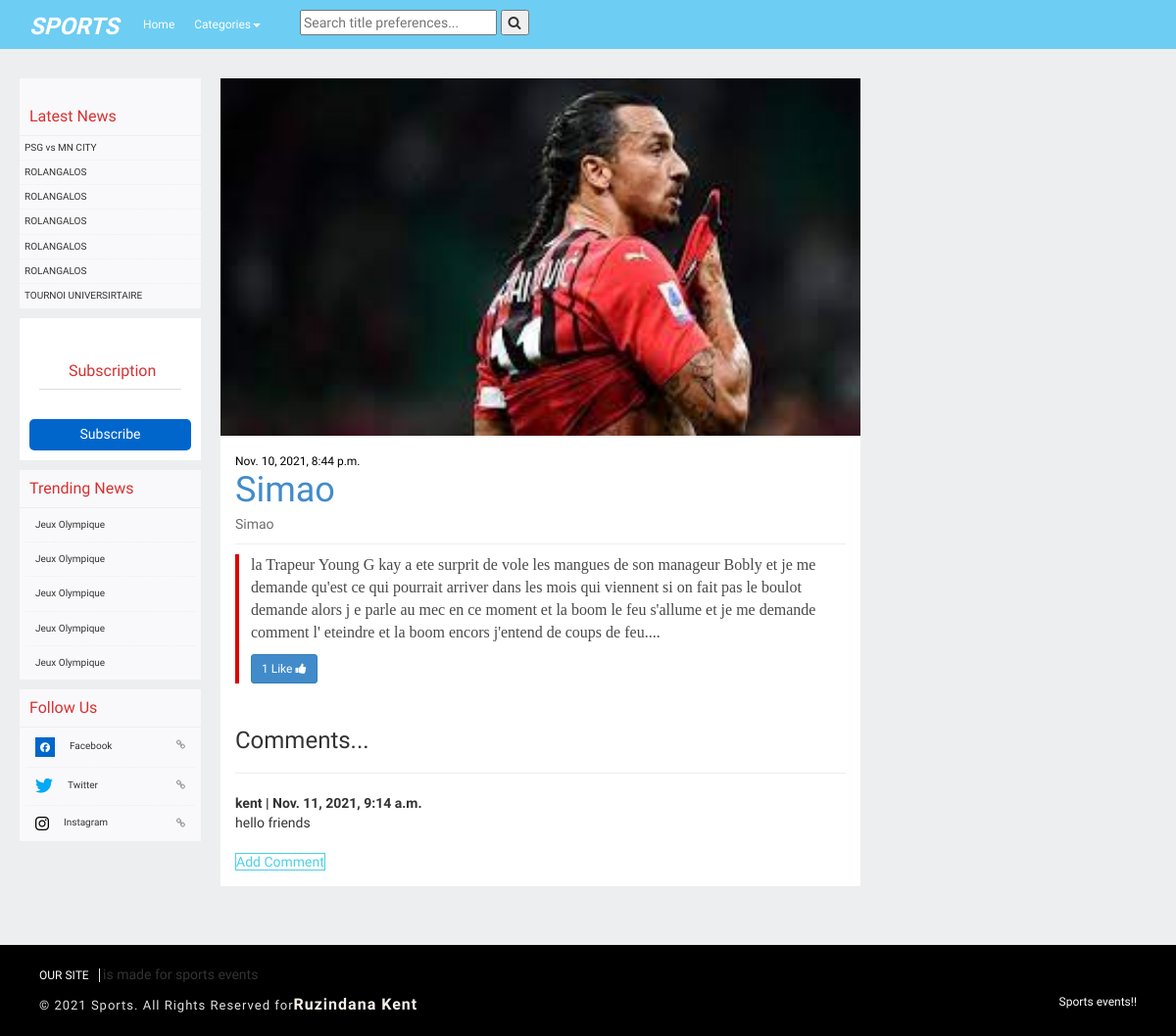
The app's page /post/4 with its own data.
### Sportapp/models.py (models this page shows, shortened)
class Post(models.Model):
    title = models.CharField(max_length=200, unique=True)
    subtitle = models.CharField(max_length=500, unique=True)
    slug = models.SlugField(max_length=200, unique=True)
    category = models.ForeignKey(Category, on_delete=PROTECT, default=1)
    author = models.ForeignKey(User, on_delete= models.CASCADE,related_name='blog_posts')
    updated_on = models.DateTimeField(auto_now= True)
    post_image = models.ImageField(upload_to='images/', blank= True,  default='images/default.png')
    content = models.TextField()
    created_on = models.DateTimeField(auto_now_add=True)
    status = models.IntegerField(choices=STATUS, default=0)
    likes = models.ManyToManyField(User, related_name='posts_likes')
    def total_likes(self):
        return self.likes.count()
    class Meta:
        ordering = ['-created_on']

class Comment(models.Model):
    post = models.ForeignKey(Post, related_name="comments", on_delete=CASCADE)
    name = models.CharField(max_length=100)
    email = models.EmailField(max_length=50)
    body = models.TextField()
    added_date = models.DateTimeField(auto_now_add=True )

### Sportapp/views.py (the view)
# urls.py: path('post/<int:pk>', PostDetailView.as_view(), name='post-detail'),
class PostDetailView(DetailView):
    model= Post
    template_name = 'detail.html'
    queryset = Post.objects.filter(status=1)
    def get_context_data(self,  *args, **kwargs):
        cat_menu = Category.objects.all()
        context = super(PostDetailView, self).get_context_data(**kwargs)
        post_like = get_object_or_404(Post, id=self.kwargs['pk'])
        total_likes = post_like.total_likes()
        context["cat_menu"] = cat_menu
        context["total_likes"] = total_likes
        return context

### Sportapp/views.py (called while the page is built)
def category_list(request):
    category_list = Category.objects.exclude(name='default')
    context = {
        'category_list': category_list,
    }
    return context

### Sportapp/Templates/detail.html (shortened to what this page needs)
{% extends "base.html" %}
{% block content %}
<div class="center clearfix">
   <div class="col-sm-2 space_all">
<div class="center_left clearfix">
   <br/>
   <div class="center_left_1">
      <br/>
     <h4 class="border_bottom_1">Latest News</h4>
     <p><a href="detail.html">PSG vs MN CITY</a></p>
     <p><a href="detail.html">ROLANGALOS</a></p>
     <p><a href="detail.html">ROLANGALOS</a></p>
     <p><a href="detail.html">ROLANGALOS</a></p>
     <p><a href="detail.html">ROLANGALOS</a></p>
     <p><a href="detail.html">ROLANGALOS</a></p>
     <p class="border_none_1"><a href="detail.html">TOURNOI UNIVERSIRTAIRE</a></p>
   </div>
   <div class="center_left_2">
     <h4>Subscription</h4>
     <p class="text-center p_1"><a href="detail.html">Subscribe</a></p>
   </div>
   <div class="center_left_3">
     <h4 class="border_bottom_1">Trending News</h4>
     <p><a href="detail.html">Jeux Olympique</a></p>
     <p><a href="detail.html">Jeux Olympique</a></p>
     <p><a href="detail.html">Jeux Olympique</a></p>
     <p><a href="detail.html">Jeux Olympique</a></p>
     <p class="border_none_1"><a href="detail.html">Jeux Olympique</a></p>
   </div>
   <div class="center_left_3">
     <h4 class="border_bottom_1">Follow Us</h4>
     <p>
     <a href="detail.html"><i class="fa fa-facebook tag_1"></i>Facebook</a>
     <a class="pull-right" href="detail.html"><i class="fa fa-link"></i></a>
     </p>
     <p>
     <a href="detail.html"><i class="fa fa-twitter tag_2"></i>Twitter</a>
     <a class="pull-right" href="detail.html"><i class="fa fa-link"></i></a>
     </p>
     <p class="border_none_1">
     <a href="detail.html"><i class="fa fa-instagram tag_3"></i>Instagram</a>
     <a class="pull-right" href="detail.html"><i class="fa fa-link"></i></a></p>
   </div>
  </div>
  </div>
  <br/>
<div class="col-sm-7">
   <div class="center_middle clearfix">
     <div class="center_middle_1">
          <img src="{{ post.post_image.url }}" alt="..." width="100%">
      </div>
      <div class="center_middle_2 clearfix">
         <p><a href="#"><span>{{ post.created_on }}</span></a></p>
         <h1><a href="#">{{ post.title}}</a></h1>
         <p class="p_1 border_bottom_1"><a href="#">{{ post.title }}</a></p>
         <div class="clear_1 clearfix">
            <p> {{ post.content }}<p>
         <form action="{% url 'like_post' post.pk %}"
             method = "POST">
            <button type="submit", name='post_id', value="{{ post.id }}", class="btn btn-primary btn-sm">{{ total_likes }} Like <i class="fa fa-thumbs-up"></i></button>
          </form>
         </div>
         <br/><br/>
         <div class="comments">
            <h3>Comments...</h3>
            <hr/>
            {% if not post.comments.all %}
                No comments yet...<a href="{% url 'Add_comment' post.pk %} " style="color: rgb(76, 208, 231);"> Add One</a>
            {% else %}
               {% for comment in post.comments.all %}
               <strong>
                  {{ comment.name}} | {{ comment.added_date }}
               </strong>
               <br />
                  {{ comment.body}}
               <br/> <br/>
               {% endfor %}
               <a href="{% url 'Add_comment' post.pk %} " style="color: rgb(76, 208, 231); border: 1px solid;">Add Comment</a>
            {% endif %}
         </div>
      </div>
 </div>
 <br/><br/><br/>
</div>
<br/><br/>
{% endblock %}

### Sportapp/Templates/base.html (shortened to what this page needs)
<!DOCTYPE html>
{% load static %}
<html lang="en">
	<head>
		<link href="{% static 'css/bootstrap.min.css' %}" rel="stylesheet">
		<link href="{% static 'css/style.css' %}" rel="stylesheet">
		 <link rel="stylesheet" type="text/css" href="css/font-awesome.min.css" />
		 <link rel="stylesheet" href="https://cdnjs.cloudflare.com/ajax/libs/font-awesome/4.7.0/css/font-awesome.min.css">
	</head>
<body>
<section id="header" class="cd-secondary-nav">
   <div class="container-fluid">
   <div class="row">
      <div class="col-md-12">
         <nav class="navbar navbar-default" role="navigation">
            <div class="navbar-header">
               <a class="navbar-brand" href="index.html"><span>SPORTS</span></a>
            </div>
            <div class="collapse navbar-collapse" id="bs-example-navbar-collapse-1">
               <ul class="nav navbar-nav nav_1">
                  <li><a class="pad_1" href="{% url 'home' %}">Home</a></li>
		          <li class="dropdown">
                <a class="pad_1" href="#" data-toggle="dropdown" role="button" aria-expanded="false">Categories<b class="caret"></b></a>
        </li>
			   </ul>
			   <div class="topnav">
          <div class="search-container">
            <form action= "{% url 'search-results' %}" method=POST>
              <input type="text" placeholder="Search title preferences..." name="search">
              <button type="submit"><i class="fa fa-search"></i></button>
            </form>
          </div>
			  </div>
            </div>
         </nav>
      </div>
   </div>
</div>
</section>
<section id="center">
  <div class="container">
      <div class="row">
{% block content %}
{% endblock %}
</div>
</div>
</section>
<section id="footer">
	<div class="container">
	  <div class="row">
		<div class="col-sm-7 footer_1">
		 <p class="p_4"> <a href="detail.html">OUR SITE</a> is made for sports events</p>
		  <p class="p_5">© 2021 Sports. All Rights Reserved for<a href="http://www.templateonweb.com">Ruzindana Kent</a></p>
		</div>
		<div class="col-sm-5 footer_2">
		 <p class="text-right">Sports events!!</p>
		</div>
	  </div>
	</div>
  </section>
   </body>
  </html>

### Sportapp/static/css/style.css (style rules this page uses)
body { background: #edeef0; font-family: 'Lustria', serif; overflow-y: auto ; }
.container { width:1250px; }
ul { padding:0; margin:0; list-style:none; }
p { padding:0; margin:0; }
h1 { padding:0; margin:0; }
h3 { padding:0; margin:0; }
h4 { padding:0; margin:0; }
.space_all { padding:0; }
.border_bottom_1 { border-bottom:1px solid #edeef0; }
.border_none_1 { border:none!important; }
.cd-secondary-nav { position: static; }
.navbar-default { border:none; background:none; margin-bottom:0; }
#header { background:rgb(109, 205, 243); }
#header .navbar-brand { font-size:30px; color:#fff; }
#header .navbar-brand span { font-style:oblique; font-size:24px; font-weight:bold; }
#header .pad_1 { font-size:14px; color: white; }
#center { margin-top:10px; }
.center_left_1 { background:#f9f9fb; }
.center_left_1 h4 { color:rgb(216, 49, 49); font-size:16px; font-weight:10px; padding:10px; }
.center_left_1 p { padding:10px 10px 10px 10px; font-size:12px; margin-left:6px; margin-right:6px; border-bottom:1px dotted #edeef0; }
.center_left_1 p a { color:#333; }
.center_left_2 { background:#fff; margin-top:10px; padding:15px 10px 10px 10px; }
.center_left_2 h4 { border-bottom: #dcdddf 1px solid; color: rgb(216, 49, 49); font-size: 16px; padding-bottom:10px; padding-left: 30px; margin: 30px 10px; }
.center_left_2 .p_1 { background:#06c; margin-top:10px; border-radius:5px; padding-top:5px; padding-bottom:7px; }
.center_left_2 .p_1 a { color:#fff; display:block; }
.center_left_3 { background:#f9f9fb; margin-top:10px; }
.center_left_3 h4 { color:rgb(216, 49, 49); font-size:16px; font-weight:400; padding:10px; }
.center_left_3 p { padding:10px 10px 10px 10px; font-size:12px; margin-left:6px; margin-right:6px; border-bottom:1px dotted #edeef0; }
.center_left_3 p a { color:#333; }
.center_left_3 p i { vertical-align:middle; color:#999; }
.center_left_3 p .tag_1 { background: #06c; color:#fff; padding:5px; margin-right:15px; height:20px; }
.center_left_3 p .tag_2 { color:#03a9f4; margin-right:15px; font-size:18px; }
.center_left_3 p .tag_3 { color:#000; margin-right:15px; font-size:16px; }
.center_middle_2 { background:#fff; padding:15px; }
.center_middle_2 p a { color: #a5a6a7; font-size:12px; }
.center_middle_2 p a span { color:#000; }
.center_middle_2 h3 { margin-top:5px; }
.center_middle_2 .p_1 { margin-top:5px; padding-bottom:10px; }
.center_middle_2 .p_1 a { color: #6c6d6f; font-size:14px; }
.clear_1 { margin-top:10px; border-left: #d00 4px solid; padding-left: 12px; }
.clear_1 p { color: #48494a; font-family: Georgia,"Times New Roman",Times,serif; font-size: 16px; margin-bottom: 10px; }
#footer { padding-bottom:20px; padding-top:20px; background: #000; }
.footer_1 .p_4 a { color:#fff; padding-right:10px; padding-left:10px; font-size:12px; border-right:1px solid #e1e1e1; }
.footer_1 .p_5 { padding-top:10px; font-size:13px; letter-spacing:1px; color:#e1e1e1; padding-left:10px; }
.footer_1 .p_5 a { color: #f5f0e8; font-size:16px; font-weight:bold; }
.footer_2 p { padding-top:30px; padding-right:10px; font-size:12px; color:#fff; }
.topnav .search-container input[type=text] { margin-top: 10px; margin-left: 30px; }
@media (min-width:960px) and (max-width:1200px) { .space_all { padding-left:5px; padding-right:5px; } }
@media (min-width:960px) and (max-width:1200px) { .container { width:auto; } }
@media (min-width:960px) and (max-width:1200px) { .nav>li>a { padding-left:0; padding-right:0; font-size:12px!important; padding-left:10px; padding-right:10px; } }
@media (min-width:960px) and (max-width:1200px) { .center_left_1 p { padding:0; padding:5px; font-size: 10px; margin:0; } }
@media (min-width:960px) and (max-width:1200px) { .center_left_3 p { font-size: 10px; } }
@media (min-width:1200px) and (max-width:1300px) { .container { width:1170px; } }

### records on screen
Post: post_image (picture), created_on "Nov. 10, 2021, 8:44 p.m.", title "Simao", content "la Trapeur Young G kay a ete surprit de vole les mangues de son manageur Bobly et je me demande qu'est ce qui pourrait arriver dans les mois qui viennent si on fait pas le boulot demande alors j e parle au mec en ce moment et la boom le feu s'allume et je me demande comment l' eteindre et la boom encors j'entend de coups de feu...."
Comment: name "kent", added_date "Nov. 11, 2021, 9:14 a.m.", body "hello friends"

### other values on screen
{{ total_likes }} "1"
